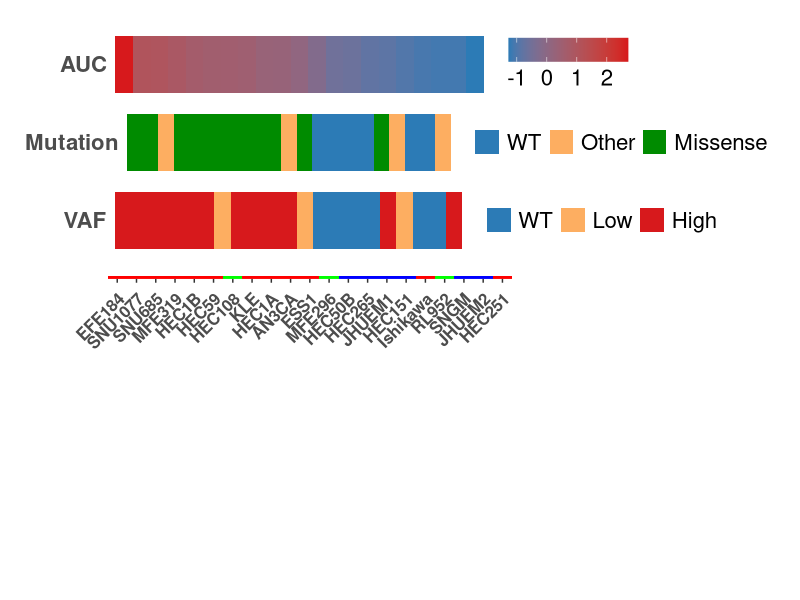

Source code (R):
#Load required packages
library(readxl)
library(openxlsx)
library(RColorBrewer)
library(tidyverse)
library(grid)

#Set the working directory
setwd("/Users/pettya/Desktop/R Analysis")

#Heatmaps for endometrial cell line AUC, Mutation, and VAF (Figure 2A)
##Read in excel file with data for 23 CCLE endometrial cancer cell lines and keep only necessary columns
endometrial <- read_xlsx("FSCNA versus AUC Cells -- Annotated for AF.xlsx", 1)
endometrial <- endometrial[, c(2, 8, 14:16)]

##Order cell line table by radiation AUC and change some column and cell line names
endometrial_order <- endometrial[order(endometrial$AUC),]
names(endometrial_order)[4] <- "Mutation_Type"
names(endometrial_order)[5] <- "Protein_Change"
names(endometrial_order)[1] <- "Cell_Line"
endometrial_order$Cell_Line[endometrial_order$Cell_Line == "IshikawaHeraklio02ER"] <- "Ishikawa"

##Categorize mutation types under 3 main categories (WT, Missense, Other)
endometrial_order$Mutation_Type[endometrial_order$Mutation_Type == "X" | endometrial_order$Mutation_Type == "x"] <- "WT"
endometrial_order$Mutation_Type[endometrial_order$Mutation_Type == "Missense/Nonsense" |
                                endometrial_order$Mutation_Type == "Missense/Fsdel" | endometrial_order$Mutation_Type == "Mis/Mis" | 
                                endometrial_order$Mutation_Type == "Misense"] <- "Missense"
endometrial_order$Mutation_Type[endometrial_order$Mutation_Type == "Non/Miss" | 
                                endometrial_order$Mutation_Type == "Nonsense" | 
                                endometrial_order$Mutation_Type == "Splice Site" | 
                                endometrial_order$Mutation_Type == "Deletion" ] <- "Other"

##Drop cell lines with no reported allelic frequency
endometrial_order$AF[endometrial_order$AF == "NA"] <- NA
endometrial_order <- drop_na(endometrial_order, AF)

##For cell lines with multiple mutations, take highest allelic frequency
endometrial_order$AF[endometrial_order$AF == "0.53/0.47"] <- "0.53"
endometrial_order$AF[endometrial_order$AF == "0.43/0.88"] <- "0.88"                     
endometrial_order$AF[endometrial_order$AF == "0.5/0.5"] <- "0.5"
endometrial_order$AF[endometrial_order$AF == "0.53/0.5"] <- "0.53"                     
endometrial_order$AF[endometrial_order$AF == "0.61/0.34"] <- "0.61"

##Convert allelic frequency to numeric
endometrial_order$AF <- as.numeric(endometrial_order$AF)

##Create new categorical column for VAF based on allelic frequencies 
endometrial_order <- within(endometrial_order, {
                            VAF <- NA
                            VAF[AF == 0.00] <- "WT"
                            VAF[AF <= 0.50 & AF != 0.00] <- "Low"
                            VAF[AF > 0.50] <- "High"
})  

##Convert both VAF and Mutation Type to ordered factors
endometrial_order$VAF <- factor(endometrial_order$VAF, levels= c("WT", "Low", "High"))
endometrial_order$Mutation_Type <- factor(endometrial_order$Mutation_Type, levels= c("WT", "Other", "Missense"))

##Scale AUC values with z-score for heatmap
endometrial_order$AUC <- scale(endometrial_order$AUC)  

##Create new columns for AUC, VAF, and Mutation labels
endometrial_order[,7] <- "AUC"
endometrial_order[,8] <- "VAF"
endometrial_order[,9] <- "Mutation"

##Obtain min and max AUC values for heatmap later
minAUC <- min(endometrial_order$AUC)
maxAUC <- max(endometrial_order$AUC)


##AUC heatmap with colorblind friendly colors
AUC <- ggplot(endometrial_order, aes(x= reorder(Cell_Line, -AUC), y= ...7)) +
  geom_tile(aes(fill= AUC)) + scale_fill_gradientn(limits= c(minAUC, maxAUC), colours= c("#2c7bb6", "#d7191c")) +
  theme_classic() + theme(axis.title.y = element_blank(), axis.title.x= element_blank(), axis.ticks.y = element_blank(), axis.text.x = element_blank(), axis.ticks.x = element_blank(), axis.text.y = element_text(size= 16, face= "bold")) +
  theme(axis.line.x = element_blank(), axis.line.y = element_blank()) + theme(legend.title = element_blank(), legend.direction = "horizontal", legend.text = element_text(size= 16)) + theme(plot.margin = unit(c(0,0,0,2), "mm"))

##VAF heatmap with colorblind friendly colors
VAF <- ggplot(endometrial_order, aes(x= reorder(Cell_Line, -AUC), y= ...8)) + 
  geom_tile(aes(fill= VAF)) + scale_fill_manual(values= c("#2c7bb6", "#fdae61", "#d7191c")) + theme_classic() + theme(axis.title.y = element_blank(), axis.title.x= element_blank(), axis.ticks.y = element_blank(), axis.text.y = element_text(size= 16, face= "bold")) +
  theme(axis.text.x= element_blank(), axis.ticks.x= element_blank()) + theme(axis.line.x = element_blank(), axis.line.y = element_blank()) + theme(legend.title = element_blank(), legend.direction = "horizontal", legend.text = element_text(size= 16)) + theme(plot.margin = unit(c(0,0,0,2), "mm"))

##Generate second VAF heatmap solely for cell line labels, as combining caused labels to disappear in original
VAF2 <- ggplot(endometrial_order, aes(x= reorder(Cell_Line, -AUC), y= ...8)) + 
  geom_tile(aes(fill= VAF)) + scale_fill_manual(values= c("blue", "green", "red")) + theme_classic() + theme(axis.title.y = element_blank(), axis.text.y= element_blank(), axis.title.x= element_blank(), axis.ticks.y = element_blank()) +
  theme(axis.text.x = element_text(angle= 45, size= 12, face= "bold", hjust= 1, vjust= 0.9)) + theme(axis.line.x = element_blank(), axis.line.y = element_blank()) + theme(legend.position = "none") + theme(plot.margin = unit(c(0,0,0,2), "mm"))

##Mutation heatmap with colorblind friendly colors
Mutation <- ggplot(endometrial_order, aes(x= reorder(Cell_Line, -AUC), y= ...9)) + 
  geom_tile(aes(fill= Mutation_Type)) + scale_fill_manual(values= c("#2c7bb6", "#fdae61", "green4")) + theme_classic() + theme(axis.title.y = element_blank(), axis.title.x= element_blank(), axis.ticks.y = element_blank(), axis.text.x = element_blank(), axis.ticks.x = element_blank()) +
  theme(axis.line.x = element_blank(), axis.line.y = element_blank()) + theme(axis.text.y= element_text(size= 16, face= "bold"), legend.title = element_blank(), legend.direction = "horizontal", legend.text = element_text(size= 16)) + theme(plot.margin = unit(c(0,0,0,2), "mm"))

##Combine all graphs and save as jpeg file
jpeg("Cell line heatmap, AUC vs Mutation vs VAF(4).jpeg", width= 1200, units= "px", res= 120)
grid.newpage()
print(VAF, vp = viewport(x = 0.4875, y = 0.63, width = 0.836, height = 0.12))
print(VAF2, vp = viewport(x = 0.38, y = 0.48, width = 0.525, height = 0.12))
print(AUC, vp = viewport(x = 0.43, y = 0.89, width = 0.73, height = 0.12))
print(Mutation, vp = viewport(x = 0.495, y = 0.76, width = 0.947, height = 0.12))

dev.off()




















